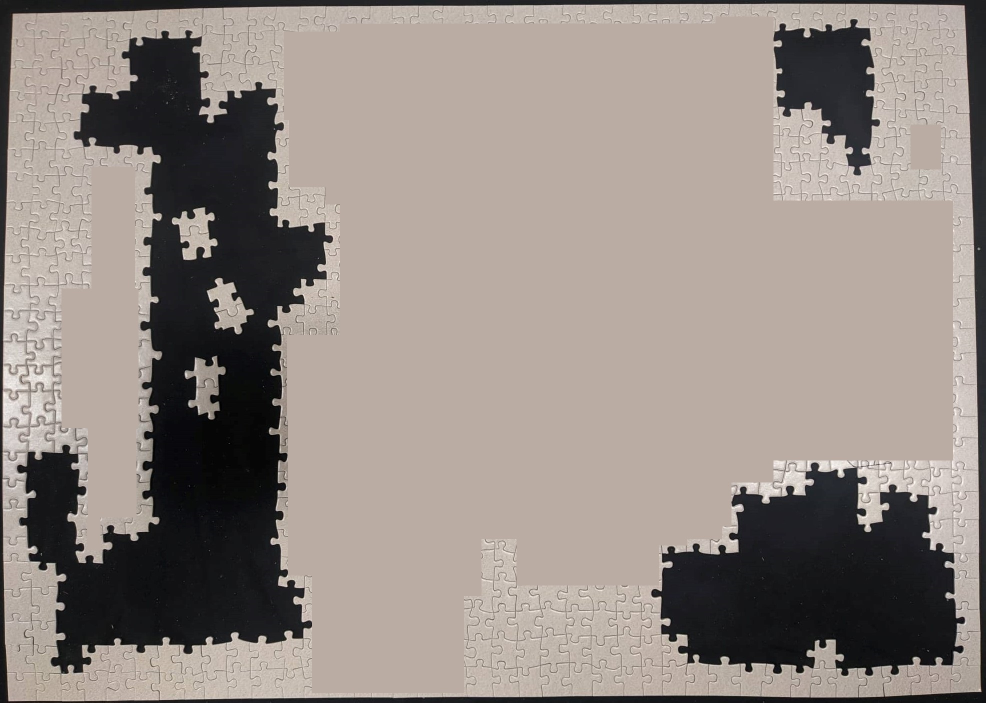
#> input picture puzzle-image-whited.jpg, 1972 x 1405 px (shown at 1/2 size)
$ python puzzleSolver.py
#> lines starting #> are read from the running program, lines starting #| are printed output that depends on the picture; after the words box and inside, x2 and y2 are one past the last pixel; in counts of white or black regions, pixels touching at a corner belong together
### sovler.py
import cv2
import itertools
import numpy as np
import scipy
import math

def puzzle_pieces(image):
    greyPieces = cv2.cvtColor(image, cv2.COLOR_BGR2GRAY)
    _, binaryPieces1 = cv2.threshold(greyPieces, 127, 255, cv2.THRESH_BINARY)
    kernel = np.ones((3,3),np.uint8)
    erosion = cv2.erode(binaryPieces1, kernel, iterations = 1)
    segmented_pieces = cv2.dilate(erosion, kernel, iterations = 1)

    contours, hierarchy = cv2.findContours(segmented_pieces, cv2.RETR_TREE, cv2.CHAIN_APPROX_SIMPLE)

    pieces_contours = []
    for i in range(len(contours)):
            contour = contours[i][:,0,:]
            if hierarchy[0,i,3] == -1:
                if cv2.contourArea(contour) > 50:
                    pieces_contours.append(contour)

    # cv2.drawContours(pieces1, pieces_contours, -1, (0,255,0), 1)
    # displayImage(pieces1)

    return pieces_contours

def puzzle_holes(image):
    greyPuzzle = cv2.cvtColor(image, cv2.COLOR_BGR2GRAY)
    _, binaryPuzzle = cv2.threshold(greyPuzzle, 127, 255, cv2.THRESH_BINARY)

    contours, hierarchy = cv2.findContours(binaryPuzzle, cv2.RETR_TREE, cv2.CHAIN_APPROX_SIMPLE)
    puzzle_contours = []
    for i in range(len(contours)):
            contour = contours[i]
            if hierarchy[0,i,3] != -1:
                if cv2.contourArea(contour) > 2500:
                    puzzle_contours.append(contour)

    # cv2.drawContours(puzzle, puzzle_contours, -1, (0,255,0), 1)
    # displayImage(puzzle)

    return puzzle_holes

def cartesian2polar(x, y):
    rho = np.sqrt(x**2 + y**2)
    phi = np.arctan2(y, x)
    return (rho, phi)

def angle_between(angle_a, angle_b):
    diff = abs(angle_a - angle_b)
    return min(diff, 2 * math.pi - diff)

def find_corners(piece):
    polar_piece_rho = []
    polar_piece_phi = []

    moment = cv2.moments(piece)
    piece_center = int(moment['m10'] / moment['m00']), int(moment['m01'] / moment['m00'])
    for point in piece:
        point_around_center_x = point[0] - piece_center[0]
        point_around_center_y = point[1] - piece_center[1]
        rho, phi = cartesian2polar(point_around_center_x, point_around_center_y)
        polar_piece_rho.append(rho)
        polar_piece_phi.append(phi)

    # Find peaks in doubled signal to get potential start/end peaks
    peaks, _ = scipy.signal.find_peaks(polar_piece_rho + polar_piece_rho, prominence=1)
    deduped_peaks = list({p % len(piece) for p in peaks})
    deduped_peaks.sort()

    if len(deduped_peaks) < 4:
        return ()

    # Get all subsets of 4 peaks
    combinations = list(itertools.combinations(deduped_peaks, 4))

    # Score each combination, lower is better
    # We expect corners to be pi/2 radians from each other, square the error
    # for successive indices and sum to score each combination
    scores = []
    for combination in combinations:
        score = 0
        for r in range(4):
            phi_a = polar_piece_phi[combination[r]]
            phi_b = polar_piece_phi[combination[(r + 1) % 4]]
            diff = angle_between(phi_a, phi_b)
            score += ((math.pi / 2) - diff) ** 2
        scores.append(score)

    # Lowest score has phis distributed closest to pi/2 radians
    best_combination_idx = scores.index(min(scores))
    best_combination = combinations[best_combination_idx]

    return best_combination

# [5 lines left out: function find_ins_outs, not called in this run]

        # project points to line to get distance
        # find max and min
        # may need cross product to determine side?

### puzzleSolver.py
import cv2
import matplotlib.pyplot as plt
import random
import sovler

def show_piece(piece, corners):

    for point_idx in corners:
        point = piece[point_idx]
        plt.plot(point[0], point[1], 'bo', markersize=7)

    for point in piece:
        plt.plot(point[0], point[1], 'g.')

    plt.axis('equal')
    plt.show()

img_holes = cv2.imread('puzzle-image-whited.jpg')
#> img_holes is the input picture: shape (1405, 1972, 3); mean B, G, R 132.4, 138.5, 148.1
img_pieces_1 = cv2.imread('cropped_puzzle_pieces.jpg')
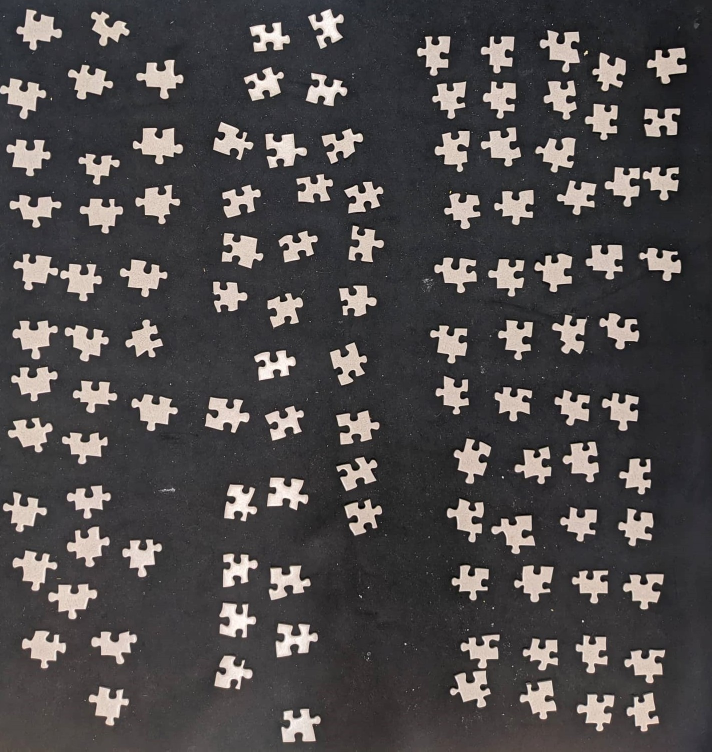
#> input picture cropped_puzzle_pieces.jpg, 1424 x 1503 px (shown at 1/2 size)
#> img_pieces_1 is the input picture: shape (1503, 1424, 3); mean B, G, R 75.2, 75, 78.4
img_pieces_2 = cv2.imread('cropped_puzzle_pieces_2.jpg')
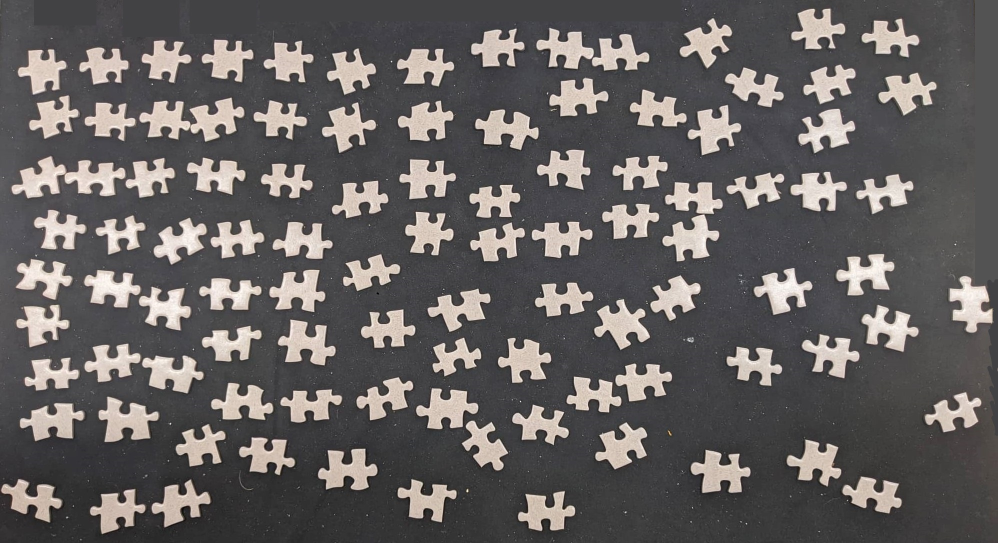
#> input picture cropped_puzzle_pieces_2.jpg, 1995 x 1086 px (shown at 1/2 size)
#> img_pieces_2 is the input picture: shape (1086, 1995, 3); mean B, G, R 96.4, 97.3, 101.1

puzzle_holes = sovler.puzzle_holes(img_holes)
#> in puzzle_holes, `_, binaryPuzzle = cv2.threshold(greyPuzzle, 127, 255, cv2.THRESH_BINARY)`:
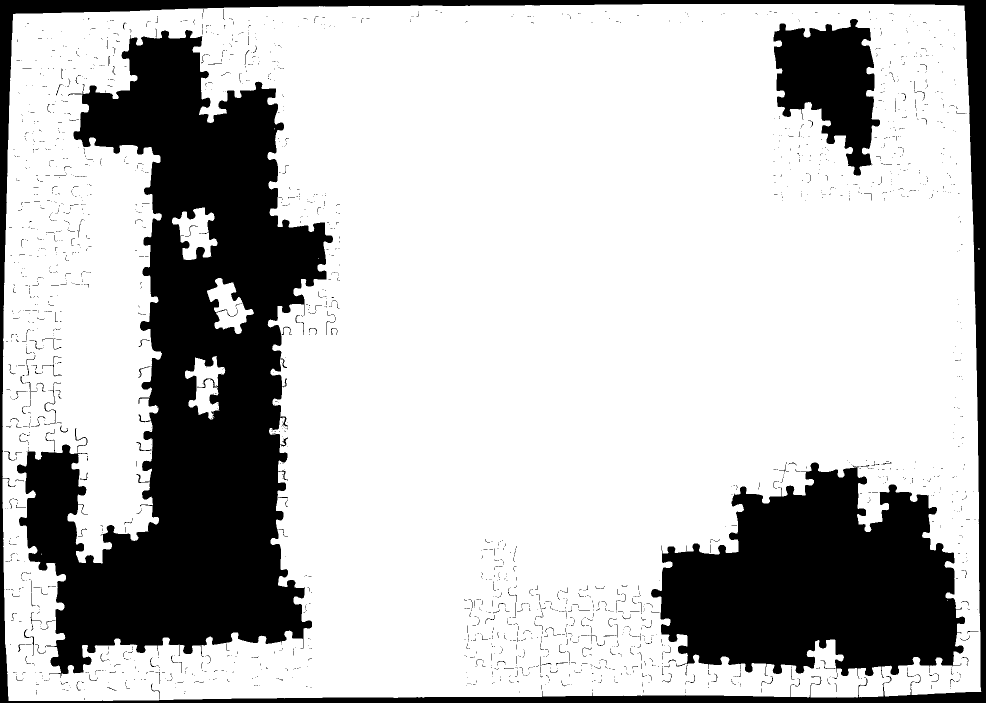
#> binaryPuzzle: shape (1405, 1972) (shown at 1/2 size); 74.9% white; 2464 black regions (2325 under 20 px)
#> in puzzle_holes, `contours, hierarchy = cv2.findContours(binaryPuzzle, cv2.RETR_TREE, cv..`: contours = 3192 contours, 2927 with area under 20; largest, box (x1, y1, x2, y2) and area: (5, 8, 1963, 1402) 2675860, (33, 59, 667, 1357) 395168, (1301, 924, 1931, 1357) 178456, (1546, 37, 1761, 352) 39386, (344, 415, 435, 520) 4978
#> the loop in puzzle_holes, `for i in range(len(contours)):` made 3192 passes
#> contour on passes 15, 17, 22: [[168, 1379], [169, 1378], [170, 1379], [169, 1380]], [[123, 1379], [124, 1378], [125, 1379], [124, 1380]], [[1899, 1376], [1900, 1375], [1901, 1376], [1900, 1377]]
#> after the loop in puzzle_holes, `for i in range(len(contours)):`: puzzle_contours = 6 contours; box (x1, y1, x2, y2) and area: (33, 59, 667, 1357) 395168, (1301, 924, 1931, 1357) 178456, (1546, 37, 1761, 352) 39386, (344, 415, 435, 520) 4978, (414, 556, 508, 668) 4774, (370, 712, 451, 839) 4534
puzzle_pieces = sovler.puzzle_pieces(img_pieces_1) + sovler.puzzle_pieces(img_pieces_2)
#> in puzzle_pieces, `_, binaryPieces1 = cv2.threshold(greyPieces, 127, 255, cv2.THRESH_BINA..`: binaryPieces1: shape (1503, 1424); 15.6% white; 361 white regions (246 under 20 px), largest, box (x1, y1, x2, y2) and area: (266, 256, 366, 328) 3905, (33, 19, 124, 100) 3620, (97, 1168, 194, 1238) 3602
#> in puzzle_pieces, `erosion = cv2.erode(binaryPieces1, kernel, iterations = 1)`:
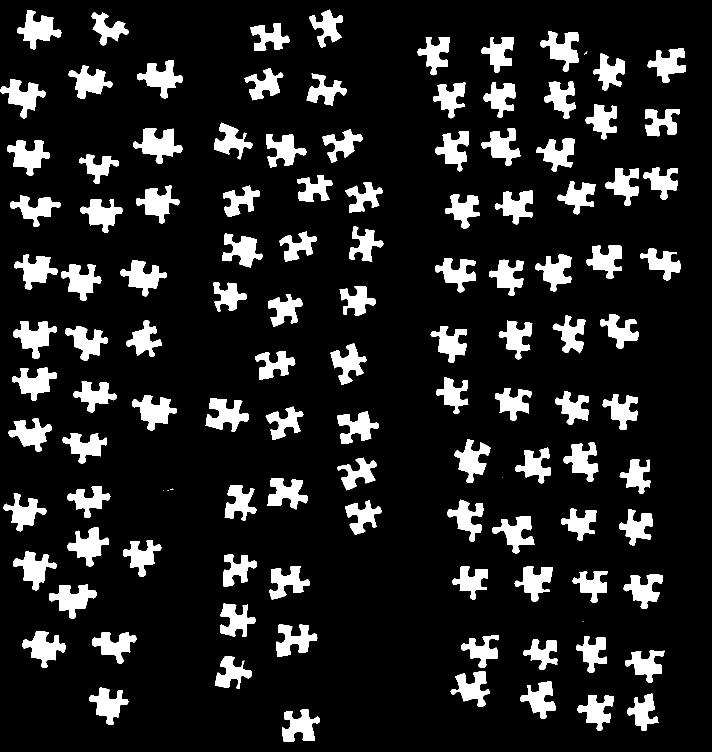
#> erosion: shape (1503, 1424) (shown at 1/2 size); 13.4% white; 119 white regions (6 under 20 px), largest, box (x1, y1, x2, y2) and area: (267, 257, 365, 327) 3469, (34, 20, 123, 99) 3200, (98, 1169, 193, 1237) 3195
#> in puzzle_pieces, `segmented_pieces = cv2.dilate(erosion, kernel, iterations = 1)`: segmented_pieces: shape (1503, 1424); 15.6% white; 118 white regions (3 under 20 px)
#> in puzzle_pieces, `contours, hierarchy = cv2.findContours(segmented_pieces, cv2.RETR_TREE..`: contours = 118 contours, 3 with area under 20; largest, box (x1, y1, x2, y2) and area: (266, 256, 366, 328) 3721, (33, 19, 124, 100) 3447, (97, 1168, 194, 1238) 3424, (410, 795, 499, 865) 3394, (25, 641, 115, 719) 3336
#> the loop in puzzle_pieces, `for i in range(len(contours)):` made 118 passes
#> contour on passes 15, 33, 38: [[1164, 1241], [1164, 1243], [1167, 1243], [1167, 1241]], [[325, 980], [325, 982], [327, 982], [327, 980]], [[1004, 953], [1004, 955], [1006, 955], [1006, 953]]
#> after the loop in puzzle_pieces, `for i in range(len(contours)):`: pieces_contours = 113 items
#> in puzzle_pieces (call 2), `_, binaryPieces1 = cv2.threshold(greyPieces, 127, 255, cv2.THRESH_BINA..`:
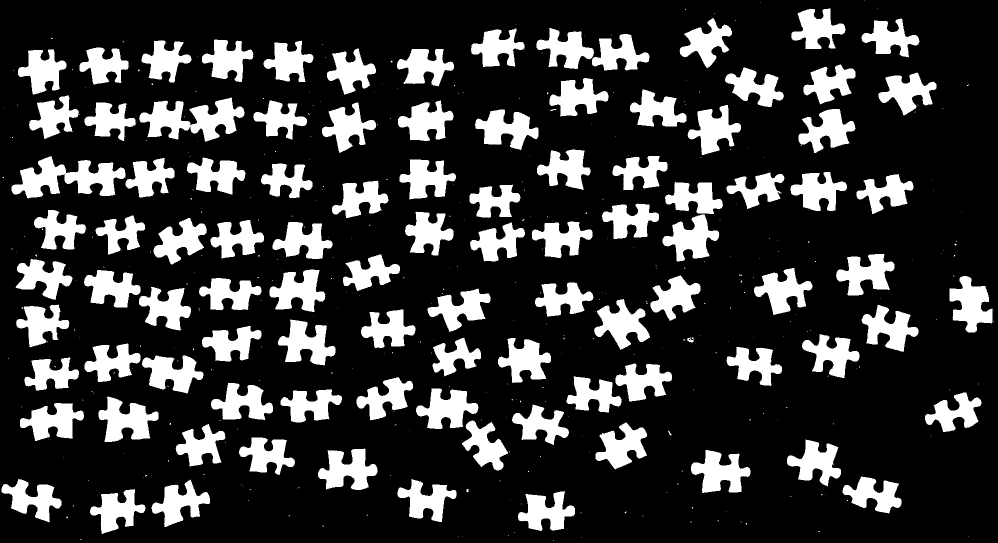
#> binaryPieces1: shape (1086, 1995) (shown at 1/2 size); 21.8% white; 432 white regions (330 under 20 px), largest, box (x1, y1, x2, y2) and area: (23, 313, 251, 397) 9474, (278, 195, 489, 283) 9388, (197, 793, 317, 884) 5975
#> in puzzle_pieces (call 2), `erosion = cv2.erode(binaryPieces1, kernel, iterations = 1)`:
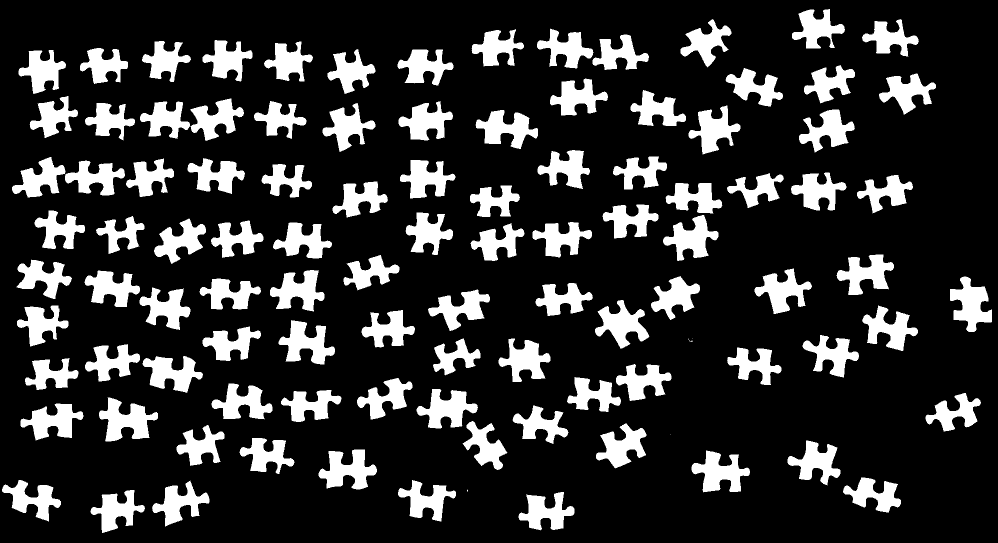
#> erosion: shape (1086, 1995) (shown at 1/2 size); 19.3% white; 104 white regions (5 under 20 px), largest, box (x1, y1, x2, y2) and area: (280, 197, 488, 282) 8295, (198, 795, 316, 883) 5385, (637, 899, 754, 979) 5148
#> in puzzle_pieces (call 2), `segmented_pieces = cv2.dilate(erosion, kernel, iterations = 1)`: segmented_pieces: shape (1086, 1995); 21.7% white; 102 white regions (2 under 20 px)
#> in puzzle_pieces (call 2), `contours, hierarchy = cv2.findContours(segmented_pieces, cv2.RETR_TREE..`: contours = 103 contours, 4 with area under 20; largest, box (x1, y1, x2, y2) and area: (23, 313, 251, 396) 9046, (279, 196, 489, 283) 8959, (197, 794, 317, 884) 5732, (636, 898, 755, 980) 5486, (1382, 900, 1501, 986) 5454
#> the loop in puzzle_pieces (call 2), `for i in range(len(contours)):` made 103 passes
#> contour on passes 12, 33: [[1339, 867], [1339, 869], [1341, 869], [1341, 867]], [[1384, 675], [1384, 677], [1386, 677], [1386, 675]]
#> after the loop in puzzle_pieces (call 2), `for i in range(len(contours)):`: pieces_contours = 98 items
#> puzzle_pieces = 211 items

i = random.randint(0, len(puzzle_pieces))
#> i = 98
print('I is ', i)
#| I is  98
piece = puzzle_pieces[i]
#> piece = 130 pairs, first value 1088 to 1152, second value 161 to 238
corners = sovler.find_corners(piece)
#> in find_corners, `moment = cv2.moments(piece)`: moment = moments, m00 2658, centre m10/m00, m01/m00 = (1122.2, 195.4)
#> in find_corners, `piece_center = int(moment['m10'] / moment['m00']), int(moment['m01'] /..`: piece_center = (1122, 195)
#> the loop in find_corners, `for point in piece:` made 130 passes
#> (point, point_around_center_x, point_around_center_y, rho, phi) on passes 1 to 12: ([1144, 161], 22, -34, 40.5, -0.996), ([1143, 162], 21, -33, 39.12, -1), ([1138, 162], 16, -33, 36.67, -1.12), ([1137, 163], 15, -32, 35.34, -1.13), ([1135, 163], 13, -32, 34.54, -1.18), ([1135, 168], 13, -27, 29.97, -1.12), ([1136, 169], 14, -26, 29.53, -1.08), ([1136, 172], 14, -23, 26.93, -1.02), ([1137, 173], 15, -22, 26.63, -0.972), ([1136, 174], 14, -21, 25.24, -0.983), ([1136, 175], 14, -20, 24.41, -0.96), ([1132, 179], 10, -16, 18.87, -1.01)
#> after the loop in find_corners, `for point in piece:`: polar_piece_phi = 130 values, max 2.91 at index 48, min -3.08 at index 47, mean -0.128; polar_piece_rho = 130 values, max 45.22 at index 75, min 9 at index 113, mean 29.51
#> in find_corners, `peaks, _ = scipy.signal.find_peaks(polar_piece_rho + polar_piece_rho, ..`: peaks = [26, 48, 60, 75, 95, 129, 156, 178, 190, 205, 225]
#> in find_corners, `deduped_peaks = list({p % len(piece) for p in peaks})`: deduped_peaks = [129, 75, 48, 26, 60, 95]
#> in find_corners, `combinations = list(itertools.combinations(deduped_peaks, 4))`: combinations = 15 items, first 6: (26, 48, 60, 75), (26, 48, 60, 95), (26, 48, 60, 129), (26, 48, 75, 95), (26, 48, 75, 129), (26, 48, 95, 129)
#> the loop in find_corners, `for combination in combinations:` made 15 passes
#> combination on passes 1 to 12: (26, 48, 60, 75), (26, 48, 60, 95), (26, 48, 60, 129), (26, 48, 75, 95), (26, 48, 75, 129), (26, 48, 95, 129), (26, 60, 75, 95), (26, 60, 75, 129), (26, 60, 95, 129), (26, 75, 95, 129), (48, 60, 75, 95), (48, 60, 75, 129)
#> after the loop in find_corners, `for combination in combinations:`: scores = [2.79, 2.47, 3.11, 2.77, 0.691, 0.773, 3.22, 1.14, 0.229, 2.48, 2.5, 2.23, 1.32, 1.62, 3.65]
#> in find_corners, `best_combination_idx = scores.index(min(scores))`: best_combination_idx = 8
#> in find_corners, `best_combination = combinations[best_combination_idx]`: best_combination = (26, 60, 95, 129)
#> corners = (26, 60, 95, 129)
show_piece(piece, corners)
#> the loop in show_piece, `for point_idx in corners:` made 4 passes
#> (point_idx, point) on passes 1 to 4: (26, [1097, 163]), (60, [1107, 220]), (95, [1152, 217]), (129, [1146, 161])
#> the loop in show_piece, `for point in piece:` made 130 passes
#> point on passes 1 to 12: [1144, 161], [1143, 162], [1138, 162], [1137, 163], [1135, 163], [1135, 168], [1136, 169], [1136, 172], [1137, 173], [1136, 174], [1136, 175], [1132, 179]
#> in show_piece, `plt.show()`:
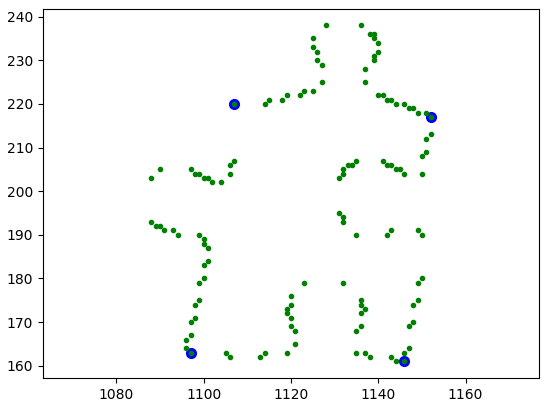
#> figure drawn by matplotlib, 1 panel
